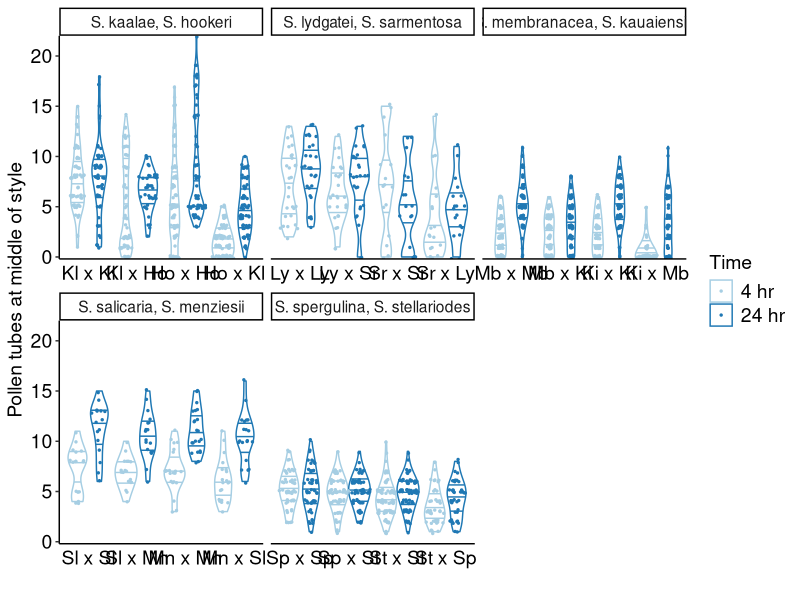
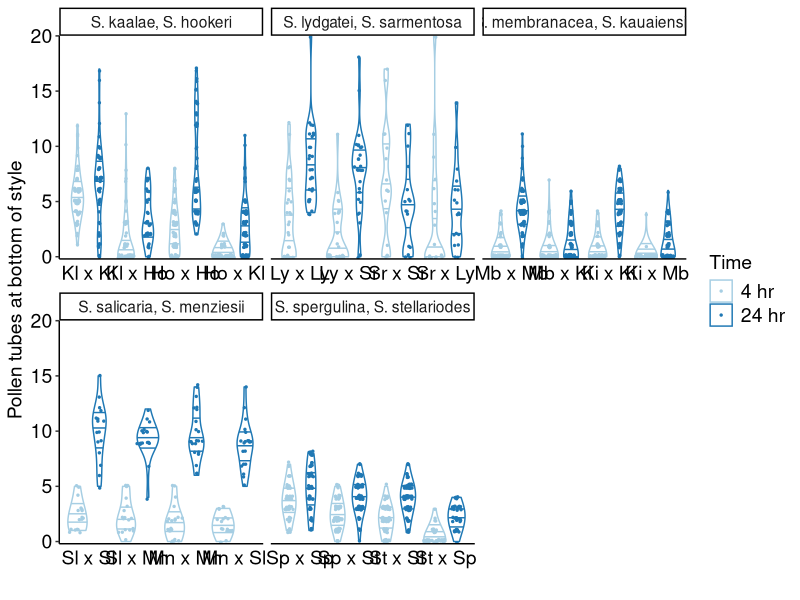
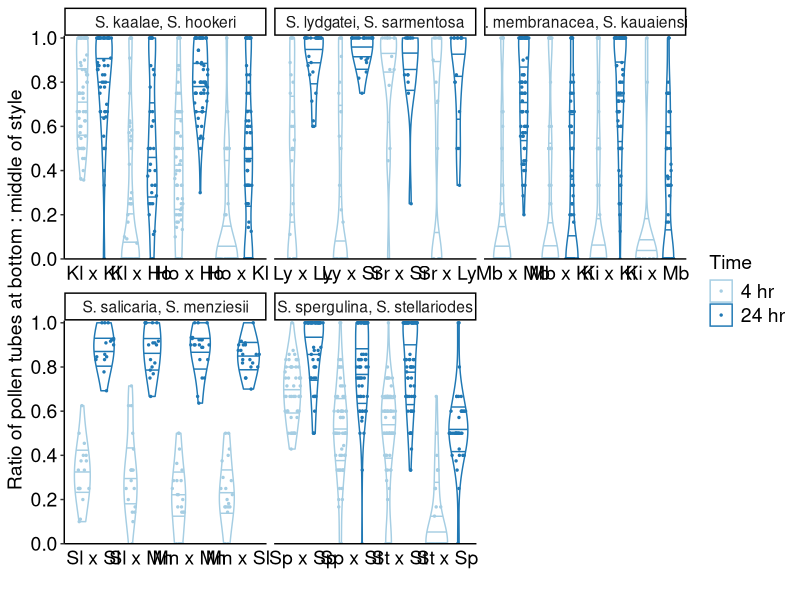
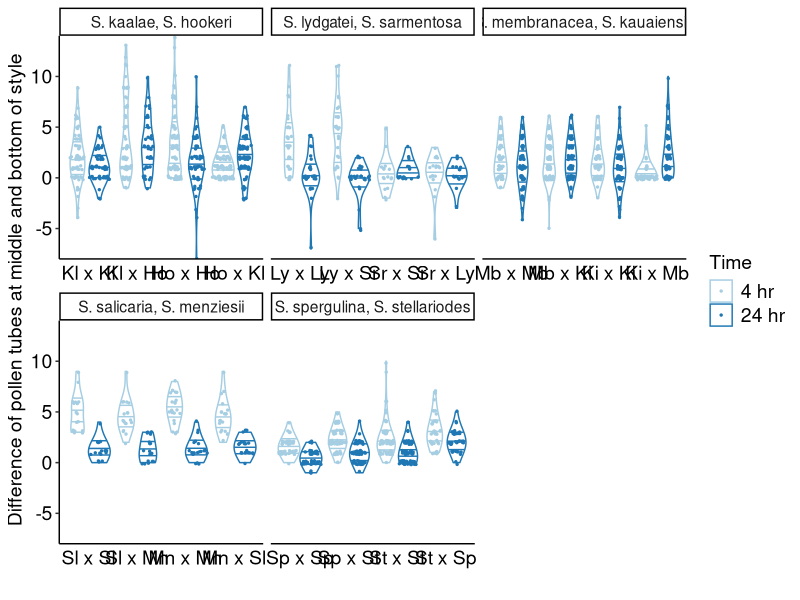

Source code (R) for these figures, in order: (Note: this script raises an error after producing the figures.)
## ---- chunk 1
library(knitr)
knitr::opts_chunk$set(comment="  ", warning=F, cache=T)
options(knitr.kable.NA = '')

library(tidyverse)

library(ggsignif) 
library(ggforce)

library(broom)
#library(multcomp) #Multiple comparisons package - for general linear hypothesis testing
library(emmeans) #Estimated marginal means aka least square means. use old version for glmmADMB: install_version("emmeans", version = "1.3.1", repos = "http://cran.us.r-project.org")
library(glmmTMB) #generalized linear mixed models with Template Model Builder

#overwrite function to make emmeans and multcomp play nice
modelparm.glmmTMB <- function (model, coef. = function(x) fixef(x)[[component]],
                               vcov. = function(x) vcov(x)[[component]],
                               df = NULL, component="cond", ...) {
    multcomp:::modelparm.default(model, coef. = coef., vcov. = vcov.,
                        df = df, ...)
}

signif.num <- function(x) {
    symnum(x, corr = FALSE, na = FALSE, legend = FALSE,
           cutpoints = c(0, 0.001, 0.01, 0.05, 1), 
           symbols = c("***", "**", "*", " "))
}
## ---- chunk 2
#long format: salmen, lydsar, kaahoo
#wide format: memkau, speste, kaahoo_extra
pops <- list(kaal = c("892", "3587"), hook = c("794", "866", "879","899"), 
             lydg="6682", sarm="896", 
             sali="842", menz = c("849", "950"), 
             sper= c("120289","120294","120296"), stel = c("14651","14765"),
             memb = c("mem","864"), kaua = "kaua")

pair_labels <- c(kaahoo = "S. kaalae, S. hookeri",
                 lydsar = "S. lydgatei, S. sarmentosa",
                 salmen = "S. salicaria, S. menziesii",
                 speste = "S. spergulina, S. stellariodes",
                 memkau = "S. membranacea, S. kauaiensis")

abbrev <- list(kaahoo = c(K="Kl",H="Ho"), 
               lydsar = c(L="Ly",S="Sr"), 
               salmen = c(S="Sl",M="Mn"), 
               speste = c(Sp="Sp",St="St"), 
               memkau = c(M="Mb",K="Ki"))
cross_levels <- map(abbrev, ~ c(paste0(.x[1],"x",.x[1]), paste0(.x[1],"x",.x[2]), paste0(.x[2],"x",.x[2]), paste0(.x[2],"x",.x[1])))

tubesl <- list()             
# kaalae - hookeri
tubesl[["kaahoo"]] <- read_csv("data/pollentubes_kaahoo_extra.csv") %>% 
  pivot_longer(starts_with(c("mid","bottom")), names_to=c("location","stigma"), names_sep="_", values_to="n_tubes") %>% 
  pivot_wider(names_from="location", values_from="n_tubes") %>% 
  drop_na(mid, bottom) %>% #one entry has mid but no bottom count
  mutate(vial = as.character(vial),
         momcross = toupper(str_sub(momsp,1,1)), dadcross = toupper(str_sub(dadsp,1,1)),
         observer="SGW") %>% 
  bind_rows(read_csv("data/pollentubes_kaahoo.csv") %>% #edited from pollentubes.csv
              separate(cross, into=c("momcross","dadcross"), sep="x") %>% 
              mutate(observer="SZ")) %>% 
  mutate(momid = paste(momcross, momid), dadid = paste(dadcross, dadid))

# lydgatei- - sarmentosa
tubesl[["lydsar"]] <- read_csv("data/pollentubes_lydsar.csv") %>% 
  filter(keep == 1, hr != 2) %>% select(-keep) %>%  #exclude the resamples of pollinations that gave no tubes, and counts at 2 hrs
  mutate(mompop = as.character(mompop), dadpop=as.character(dadpop),
         momid = paste(mompop, momplant), dadid = paste(dadpop, dadplant),
         momcross = ifelse(mompop %in% pops[["sarm"]], "S", "L"), dadcross = ifelse(dadpop %in% pops[["sarm"]], "S", "L"))

#salicaria - menziesii
tubesl[["salmen"]] <- read_csv("data/pollentubes_salmen.csv") %>% 
  select(-cross) %>% 
  mutate(mompop = str_sub(momid, 1, 3), dadpop = str_sub(dadid, 1, 3),
         momcross = ifelse(mompop %in% pops[["sali"]], "S", "M"), dadcross = ifelse(dadpop %in% pops[["sali"]], "S", "M"))

# membranacea - kauaiensis
tubesl[["memkau"]] <- read_csv("data/pollentubes_memkau.csv") %>% mutate(across(ends_with("sp"), as.factor)) %>% 
  pivot_longer(starts_with(c("mid","bottom")), names_to=c("location","stigma"), names_sep="_", values_to="n_tubes") %>% 
  pivot_wider(names_from="location", values_from="n_tubes") %>% 
  mutate(status = fct_explicit_na(status, "OK"),
         mid =    ifelse(status=="no pollen on stigmas", NA, mid), #set to NA to drop, 0 to keep
         bottom = ifelse(status=="no pollen on stigmas", NA, bottom)) %>% #see SGW email 2022-05-09, NOTES tab
  drop_na(mid) %>% 
  mutate(momcross = ifelse(momsp %in% pops[["memb"]], "M", "K"),  dadcross = ifelse(dadsp %in% pops[["memb"]], "M", "K"),
         momid = paste(momcross, momplant), dadid = paste(dadcross, dadplant),)

#spergulina - stellarioides
tubesl[["speste"]] <- read_csv("data/pollentubes_speste.csv") %>% mutate(across(ends_with("pop"), as.factor)) %>% 
  pivot_longer(starts_with(c("mid","bottom")), names_to=c("location","stigma"), names_sep="_", values_to="n_tubes") %>% 
  pivot_wider(names_from="location", values_from="n_tubes") %>% drop_na(mid) %>% 
  mutate(momid = paste(mompop, momplant), dadid = paste(dadpop, dadplant),
         momcross = ifelse(mompop %in% pops[["sper"]], "Sp", "St"), dadcross = ifelse(dadpop %in% pops[["sper"]], "Sp", "St"))

tubes <- map(tubesl, ~mutate(.x, across(any_of("vial"), as.character))) %>% 
  bind_rows(.id = "pair") %>% 
  mutate(hr = factor(paste0(hr,"hr"), levels=c("4hr","24hr")),
         ratioraw = bottom/mid,
         adjmid = ifelse(bottom > mid, bottom, mid),
         ratio = bottom/adjmid,
         justmid = mid - bottom,
         momcross = map2_chr(pair, momcross, ~ abbrev[[.x]][[.y]]),
         dadcross = map2_chr(pair, dadcross, ~ abbrev[[.x]][[.y]]),
         cross = factor(paste0(momcross,"x",dadcross), levels=unlist(cross_levels)),
         crosshr = factor(paste0(cross, hr), levels = paste(rep(levels(cross),each=2), levels(hr), sep="")))
str(tubes)

        

## ---- chunk 3
kable(with(tubes, table(cross, hr)))
## ---- chunk 4
mytheme <- theme(legend.text=element_text(size=rel(1)), legend.position="right", 
                 axis.text = element_text(colour="black", size=rel(1)), text=element_text(size=14), axis.ticks.x = element_blank())
timecolors <- scale_color_brewer(palette=3, type="qual", labels=c("4 hr","24 hr"))
timefills <-   scale_fill_brewer(palette=3, type="qual", labels=c("4 hr","24 hr"))

var_labels <- c(mid = "Pollen tubes at middle of style",
                bottom = "Pollen tubes at bottom of style",
                ratio = "Ratio of pollen tubes at bottom : middle of style",
                justmid = "Difference of pollen tubes at middle and bottom of style")

map(names(var_labels), 
    ~ ggplot(tubes, aes_string(y=.x, x="cross", color="hr")) +
      facet_wrap(vars(pair), scales="free_x", labeller=as_labeller(pair_labels))+
      labs(x="", y=var_labels[[.x]], color="Time") +
      geom_violin(position=position_dodge(), draw_quantiles=c(0.25,0.5,0.75), size=0.5, bw=ifelse(.x=="ratio",0.1,1)) +
      geom_sina(bw=0.1, size=0.5) + 
      scale_x_discrete(labels=~str_replace(.x, "x"," x ")) + 
      scale_y_continuous(expand = expansion(add=c(0,0.01)), breaks = scales::pretty_breaks(n = 5)) +
      theme_classic() + mytheme + timecolors)

(tubeplot.mid.bottom <- 
    ggplot(tubes, aes(x=bottom, y=mid)) + 
    facet_wrap(vars(pair), labeller=as_labeller(pair_labels))+
    labs(x="Pollen tubes at bottom of style", y="Pollen tubes at middle of style", color="Cross", linetype="Time") +
    geom_abline(slope=1, size=1) +
    geom_point(alpha=0.1) + 
    coord_fixed(xlim=c(0,NA),ylim=c(0,NA))+
    scale_color_discrete(labels=crosslabs)+ scale_linetype_discrete(labels=c("4 hr","24 hr"))+
    theme_classic()+theme(legend.text=element_text(size=rel(1)), legend.position="right", axis.text = element_text(colour="black", size=rel(1)), text=element_text(size=14)))
## ---- chunk 5
pair_contrasts <- function(mod) {
  lv <- levels(mod$frame$crosshr)
  crosshr.x <- set_names(rep(1:4, each=2) + rep(c(-0.25, 0.25), 4), lv)
  tube.contrasts <- list(c(5,6), c(7,8), c(5,7), c(6,8),
                         c(3,4), c(1,2), c(3,1), c(4,2), 
                         c(5,1), c(6,2)) %>% 
    map_chr(~paste(lv[.x[1]], "-", lv[.x[2]], "== 0"))
  
  multcomp::glht(mod, linfct = multcomp::mcp(crosshr=tube.contrasts)) %>%
  multcomp:::summary.glht(test=multcomp::adjusted(type="fdr")) %>% tidy() %>% 
  separate(contrast, c("lvl1", "lvl2"), sep = " - ", extra="merge") %>%
  mutate(signif = adj.p.value < 0.05, 
         stars = signif.num(adj.p.value), 
         height =  c(rep(c(1,1,2,3),2),4,5), 
         x1 = crosshr.x[lvl1], 
         x2 = crosshr.x[lvl2])
}

pair_emm <- function(mod) {
  emm <- ref_grid(mod) %>% emmeans(~ cross*hr) %>% summary()
  if(mod$modelInfo$family$link == "logit") {
    emm %>% mutate(response = plogis(emmean), uSE = plogis(emmean+SE), lSE = plogis(emmean-SE))
  } else if(mod$modelInfo$family$link == "log") {
    emm %>% mutate(response = exp(emmean), uSE = exp(emmean+SE), lSE = exp(emmean-SE))
  }
}

#TODO add random effect of pollination number
tubes.mod <- tubes %>% group_by(pair) %>% nest() %>% 
  mutate(mid_mod    = map(data, ~ glmmTMB(mid~cross*hr + (1|momid) + (1|dadid), data=.x, family="poisson")),
         mid_mod2   = map(data, ~ glmmTMB(mid~crosshr +  (1|momid) + (1|dadid), data=.x, family="poisson")),
         mid_emm    = map(mid_mod, pair_emm),
         mid_cont   = map(mid_mod2, pair_contrasts),
         bottom_mod = map(data, ~ glmmTMB(bottom~cross*hr + (1|momid) + (1|dadid), data=.x, family="poisson")),
         bottom_mod2= map(data, ~ glmmTMB(bottom~crosshr  + (1|momid) + (1|dadid), data=.x, family="poisson")),
         bottom_emm = map(bottom_mod, pair_emm),
         bottom_cont= map(bottom_mod2, pair_contrasts),
         ratio_mod  = map(data, ~ glmmTMB(cbind(bottom, adjmid-bottom)~cross*hr + (1|momid) + (1|dadid), data=.x, family="binomial")),
         ratio_mod2 = map(data, ~ glmmTMB(cbind(bottom, adjmid-bottom)~crosshr  + (1|momid) + (1|dadid), data=.x, family="binomial")),
         ratio_emm  = map(ratio_mod, pair_emm),
         ratio_cont = map(ratio_mod2, pair_contrasts))
## ---- chunk 6
#map(tubes.mod$mid_cont, ~kable(.x[,-c(1,4, 7, 9,11:13)], digits=c(0,0,3,3,3,8), caption="Contrasts: Middle of style"))
#map(tubes.mod$mid_emm, ~ kable(.x[, -c(3:7)], digits=1, caption = "Estimated marginal means: Middle of style"))

plot_emm <- function(emm, cont, ylab) {
  ggplot(emm, aes(y=response, x=cross, fill=hr)) +
  facet_wrap(vars(pair), scales="free_x", labeller=as_labeller(pair_labels))+
  geom_signif(data=emm, y_position=cont$height/c(mid=1, bottom=1, ratio=15)[ylab]+c(mid=12, bottom=12, ratio=1)[ylab], 
              xmin = cont$x1, xmax = cont$x2, annotations=cont$stars, vjust=0.5) + #y_position=cont$height+max(emm$uSE)
  geom_col(position=position_dodge2()) +
  geom_linerange(aes(ymin=lSE, ymax=uSE), position=position_dodge2(0.9)) +
  labs(x="", y=var_labels[ylab],fill="Time") +
  scale_y_continuous(limits=c(0,NA), expand = expansion(add=c(0,c(mid=0.5, bottom=0.5, ratio=0.05)[ylab])), 
                     breaks = list(mid = scales::pretty_breaks(n = 8),
                                   bottom = scales::pretty_breaks(n = 8),
                                   ratio = seq(0,1, by=0.2))[[ylab]])+
  theme_classic() + mytheme + timefills + guides(fill="none")
}

#facet_wrap and geom_signif don't work together  
#plot_emm(tubes.mod %>% select(pair, mid_emm) %>% unnest(mid_emm),
#         tubes.mod %>% select(pair, mid_cont) %>% unnest(mid_cont))

#awkward workaround
library(gridExtra)
tubes.mod.list <- tubes.mod %>% select(-contains("mod")) %>% group_split()
grid.arrange(grobs=map2(map(tubes.mod.list, unnest, mid_emm),
                        map(tubes.mod.list, unnest, mid_cont), plot_emm, ylab="mid"), nrow=2)
grid.arrange(grobs=map2(map(tubes.mod.list, unnest, bottom_emm),
                        map(tubes.mod.list, unnest, bottom_cont), plot_emm, ylab="bottom"), nrow=2)
grid.arrange(grobs=map2(map(tubes.mod.list, unnest, ratio_emm),
                        map(tubes.mod.list, unnest, ratio_cont), plot_emm, ylab="ratio"), nrow=2)
## ---- chunk 7
citation("glmmTMB")
citation("emmeans")
citation("multcomp")
